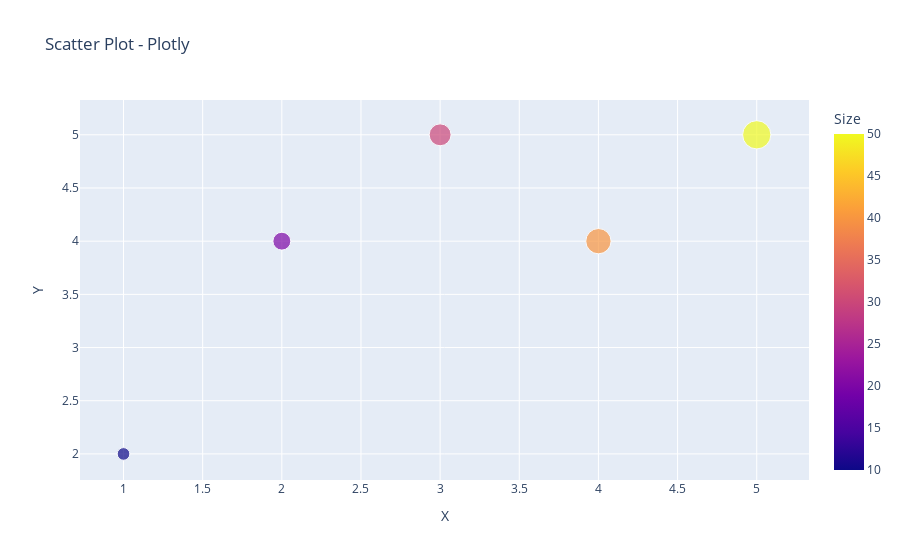

Notebook code cell kept with this figure:
### Markdown cell above
**Customization Options**:
- Use `marker='s'` for square markers.
- Plot multiple lines to compare different models.

---

## 🎯 **c. Scatter Plots**
Scatter plots show relationships between two variables and are useful for visualizing clusters or regression results.

- **Use**: Examine relationships between two continuous variables.
- **Tools**: `matplotlib`, `seaborn`, `plotly`.

Why Use a Scatter Plot?**  
- **Identify Patterns & Trends** – See how two variables interact.  
- **Detect Outliers** – Spot unusual data points that don’t follow the trend.  
- **Show Correlations** – Understand if variables are positively, negatively, or not correlated.

### Code cell
# Sample data
df = pd.DataFrame({
    "X": [1, 2, 3, 4, 5],
    "Y": [2, 4, 5, 4, 5],
    "Size": [10, 20, 30, 40, 50]
})

# Matplotlib Scatter
plt.scatter(df["X"], df["Y"], s=df["Size"], color="blue", alpha=0.6)
plt.title("Scatter Plot - Matplotlib")
plt.xlabel("X")
plt.ylabel("Y")
plt.show()

# Seaborn Scatter
sns.scatterplot(x="X", y="Y", size="Size", data=df, hue="Size", palette="viridis")
plt.title("Scatter Plot - Seaborn")
plt.show()

# Plotly Scatter
fig = px.scatter(df, x="X", y="Y", size="Size", title="Scatter Plot - Plotly", color="Size")
fig.show()

### Figure 1 — Plotly figure (JSON) as saved in the notebook; plotly's stock layout.template omitted (floating-point values rounded to 4 significant figures)
{"data": [{"hovertemplate": "X=%{x}<br>Y=%{y}<br>Size=%{marker.color}<extra></extra>", "legendgroup": "", "marker": {"color": [10, 20, 30, 40, 50], "coloraxis": "coloraxis", "size": [10, 20, 30, 40, 50], "sizemode": "area", "sizeref": 0.125, "symbol": "circle"}, "mode": "markers", "name": "", "orientation": "v", "showlegend": false, "type": "scatter", "x": [1, 2, 3, 4, 5], "xaxis": "x", "y": [2, 4, 5, 4, 5], "yaxis": "y"}], "layout": {"coloraxis": {"colorbar": {"title": {"text": "Size"}}, "colorscale": [[0.0, "#0d0887"], [0.1111, "#46039f"], [0.2222, "#7201a8"], [0.3333, "#9c179e"], [0.4444, "#bd3786"], [0.5556, "#d8576b"], [0.6667, "#ed7953"], [0.7778, "#fb9f3a"], [0.8889, "#fdca26"], [1.0, "#f0f921"]]}, "legend": {"itemsizing": "constant", "tracegroupgap": 0}, "title": {"text": "Scatter Plot - Plotly"}, "xaxis": {"anchor": "y", "domain": [0.0, 1.0], "title": {"text": "X"}}, "yaxis": {"anchor": "x", "domain": [0.0, 1.0], "title": {"text": "Y"}}}}
